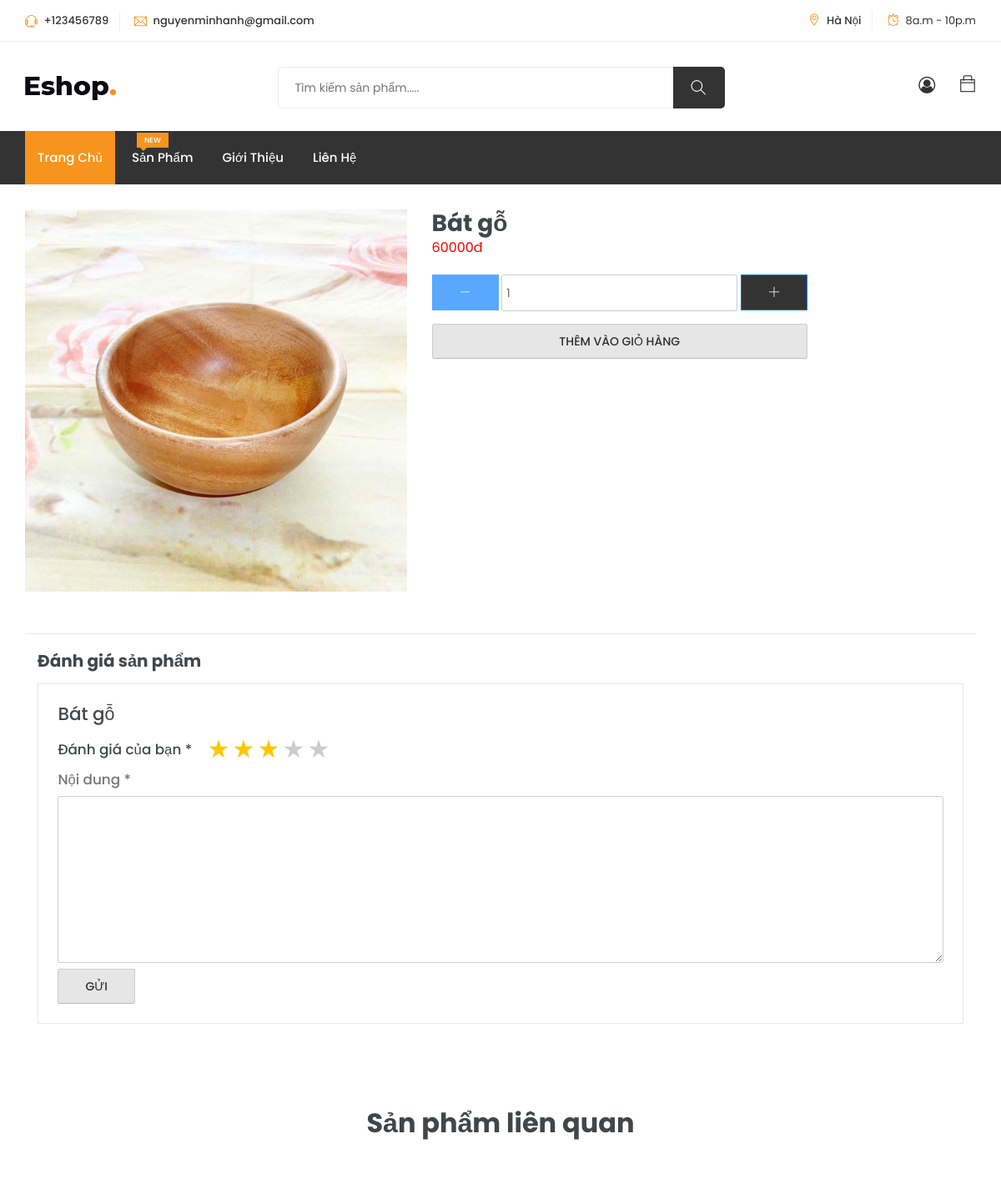
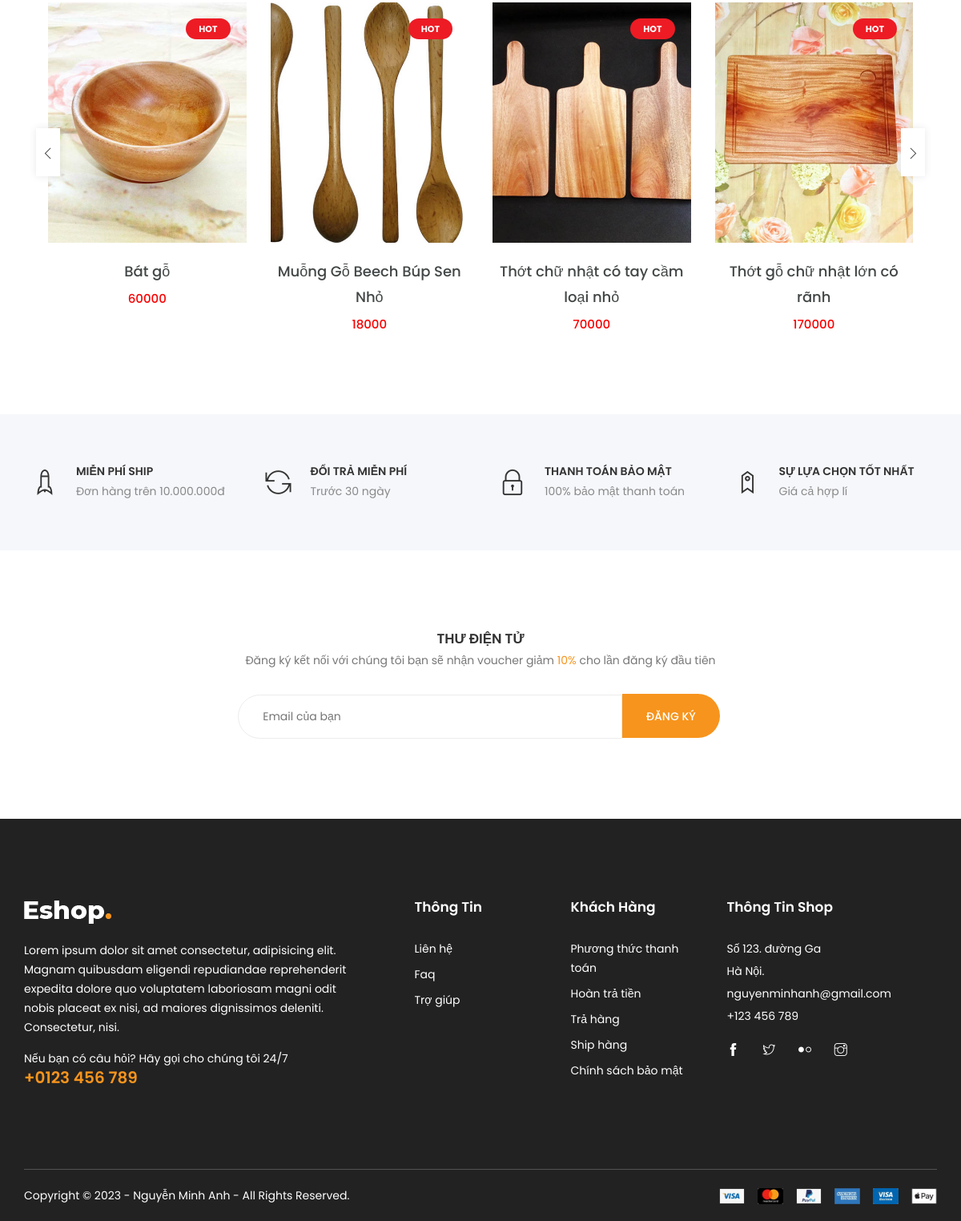
Screenshot of /?action=detail_product&id=3 with the database file from the repository (2 pictures, top to bottom).
### tables this page shows
CREATE TABLE `products` (
  `id` int(11) NOT NULL,
  `title` varchar(255) NOT NULL,
  `descrip` text DEFAULT NULL,
  `img` longtext NOT NULL,
  `price` int(11) NOT NULL,
  `id_category` int(11) NOT NULL
);

### index.php (called while the page is built)
<?php
    require_once "Controller/index.php";
    $index = new Controller();
    $index->MainControl();
?>

### Model/dbmodel.php (called while the page is built, shortened)
<?php
class Model extends Db
{
    public function GetDataUser()
    {
        $sql = "SELECT * FROM user";
        $con = $this->connect();
        $ketqua = $con->query($sql);
        if ($ketqua->num_rows == 0) {
            $data = 0;
        } else {
            while ($datas = mysqli_fetch_assoc($ketqua)) {
                $data[] = $datas;
            }
        }
        return $data;
    }
    public function GetDataUserRole()
    {
        $sql = "SELECT * FROM role_user";
        $con = $this->connect();
        $ketqua = $con->query($sql);
        if ($ketqua->num_rows == 0) {
            $data = 0;
        } else {
            while ($datas = mysqli_fetch_assoc($ketqua)) {
                $data[] = $datas;
            }
        }
        return $data;
    }
    public function GetAllCategories()
    {
        $sql = "SELECT * FROM categories";
        $con = $this->connect();
        $result = $con->query($sql);
        if ($result->num_rows == 0) {
            $data = 0;
        } else {
            while ($datas = mysqli_fetch_assoc($result)) {
                $data[] = $datas;
            }
        }
        return $data;
    }
    public function GetAllProducts()
    {
        $sql = "SELECT * FROM products";
        $con = $this->connect();
        $result = $con->query($sql);
        if ($result->num_rows == 0) {
            $data = 0;
        } else {
            while ($datas = mysqli_fetch_assoc($result)) {
                $data[] = $datas;
            }
        }
        return $data;
    }
    public function GetProductID($id_product)
    {
        $sql = "SELECT * FROM products WHERE id = $id_product";
        $con = $this->connect();
        $ketqua = $con->query($sql);
        if ($ketqua->num_rows != 0) {
            $data = mysqli_fetch_array($ketqua);
        } else {
            $data = 0;
        }
        return $data;
    }
}
?>

### View/page/product_details.php (the view, shortened to what this page needs)
<?php include('View/custom/header.php'); ?>
<div class="product-detail">
    <div class="container">
        <div class="row">
            <div class="col-left col-md-5 col-sm-5">
                <?php $img_product = json_decode($productID['img']); ?>
                <img src="uploads/<?php echo $img_product[0]; ?>" alt="#">
            </div>
            <div class="col-right col-md-7 col-sm-7">
                <h3 class="title-product">
                    <?php echo $productID['title']; ?>
                </h3>
                <p>
                    <span class="price">
                        <?php echo $productID['price'] . "đ"; ?>
                    </span>
                </p>
                <div class="qty" data-title="Qty">
                    <div class="input-group">
                        <form method="post">
                            <div class="button minus">
                                <button type="button" class="btn btn-primary btn-number" disabled="disabled"
                                    data-type="minus" data-field="quant">
                                    <i class="ti-minus"></i>
                                </button>
                            </div>
                            <input type="text" name="quant" class="input-number" data-min="1" data-max="100" value="1">
                            <div class="button plus">
                                <button type="button" class="btn btn-primary btn-number" data-type="plus"
                                    data-field="quant">
                                    <i class="ti-plus"></i>
                                </button>
                            </div>
                            <input class="btn" type="submit" name="addcart" value="Thêm vào giỏ hàng">
                        </form>
                    </div>
                </div>
            </div>
        </div>
        <div class="reviews">
            <div class="container">
                <h5>Đánh giá sản phẩm</h5>
                <div id="review_form_wrapper">
                    <div id="review_form">
                        <div id="respond" class="comment-respond">
                            <span id="reply-title" class="comment-reply-title">
                                <?php echo $productID['title']; ?>
                            </span>
                            <form method="post" id="commentform" class="comment-form">
                                <div class="comment-form-rating">
                                    <label for="rating">Đánh giá của bạn&nbsp;<span class="required">*</span>
                                    </label>
                                    <div class="rate">
                                        <label for="star5">5 stars</label>
                                        <label for="star4">4 stars</label>
                                        <label for="star3">3 stars</label>
                                        <label for="star2">2 stars</label>
                                        <label for="star1">1 star</label>
                                    </div>
                                </div>
                                <p class="comment-form-comment"><label for="comment">Nội dung&nbsp;<span
                                            class="required">*</span></label><textarea id="comment" name="comment"
                                        cols="45" rows="8" required></textarea></p>
                                <p class="form-submit"><input name="submit" type="submit" id="submit" class="submit btn"
                                        value="Gửi">
                                </p>
                            </form>
                        </div>
                    </div>
                </div>
            </div>
        </div>
        <div class="related-products product-area most-popular section">
            <div class="container">
                <h2 class="text-center">Sản phẩm liên quan</h2>
                <div class="row">
                    <div class="col-12">
                        <div class="owl-carousel popular-slider">
                            <?php
                            foreach ($products as $key => $product) {
                                if ($product['id_category'] == $productID['id_category']) {
                                    ?>
                                    <div class="single-product">
                                        <div class="product-img">
                                            <a href="?action=detail_product&id=<?php echo $product['id']; ?>">
                                                <?php
                                                $product_img = json_decode($product['img']);
                                                if (count($product_img) > 1) {
                                                    ?>
                                                    <img class="default-img" src="uploads/<?php echo $product_img[0]; ?>" alt="#">
                                                    <?php
                                                } elseif (count($product_img) == 0) {
                                                    ?>
                                                    <img class="default-img" src="https://via.placeholder.com/550x750" alt="#">
                                                    <img class="hover-img" src="https://via.placeholder.com/550x750" alt="#">
                                                    <?php
                                                } else {
                                                    ?>
                                                    <img class="default-img" src="uploads/<?php echo $product_img[0]; ?>" alt="#">
                                                    <img class="hover-img" src="uploads/<?php echo $product_img[0]; ?>" alt="#">
                                                    <?php
                                                }
                                                ?>
                                                <span class="out-of-stock">Hot</span>
                                            </a>
                                        </div>
                                        <div class="product-content">
                                            <h3><a href="?action=detail_product&id=<?php echo $product['id']; ?>">
                                                    <?php echo $product['title']; ?>
                                                </a></h3>
                                            <div class="product-price">
                                                <span>
                                                    <?php echo $product['price']; ?>
                                                </span>
                                            </div>
                                        </div>
                                    </div>
                                    <?php
                                }
                            }
                            ?>
                        </div>
                    </div>
                </div>
            </div>
        </div>
    </div>
</div>
<?php include('View/custom/footer_home.php'); ?>

### css/custom_style.css (style rules this page uses)
.single-product .product-img a { position: relative; padding-top: 300px; }
.single-product .product-img a img { position: absolute; top: 0; left: 0; right: 0; bottom: 0; object-fit: cover; height: 100%; }
.single-product .product-content { text-align: center; }
.single-product .product-content h3 a { font-size: 18px; line-height: 32px; }
.single-product .product-content .product-price span { color: #f90000; }
.product-detail { padding-top: 30px; }
.product-detail .col-right .price { color: #f90000; font-size: 16px; }
.product-detail .col-right .qty form { margin: 5px 0 20px 0; }
.product-detail .col-right .qty form .button { display: inline-block; }
.product-detail .col-right .qty form .input-number { padding: 9px 5px; }
.product-detail .col-right .qty form .btn { display: block; width: 100%; margin-top: 15px; }
div#review_form_wrapper { width: 100%; padding-left: 0; }
div#review_form { border: 1px solid #e2e8f0; padding: 1.67em; }
div#respond { zoom: 1; position: static; margin: 0; width: auto; background: transparent none; }
span#reply-title { font-size: 1.34rem; line-height: 1.3; font-weight: 500; padding-top: 1em; }
.comment-form-rating { display: flex; vertical-align: middle; margin: 15px 0 -10px 0; }
.reviews label { font-size: 1.2em; font-weight: 500; padding-right: 0.5em; }
.rate { float: left; height: 46px; padding: 0 10px; }
.rate:not(:checked) > label { float:right; width:1em; overflow:hidden; white-space:nowrap; cursor:pointer; font-size:30px; color:#ccc; }
.rate:not(:checked) > label:before { content: '★ '; }
.rate > input:checked ~ label { color: #ffc700; }
.reviews { margin-top: 50px; border-top: 1px solid #e2e8f0; padding-top: 20px; }
.reviews h5 { margin-bottom: 15px; }

### rows the page displays
products: title "Bát gỗ", price "60000", shows a picture
products: shows a picture, title "Muỗng Gỗ Beech Búp Sen Nhỏ", price "18000"
products: shows a picture, title "Thớt chữ nhật có tay cầm loại nhỏ", price "70000"
products: shows a picture, title "Thớt gỗ chữ nhật lớn có rãnh", price "170000"
